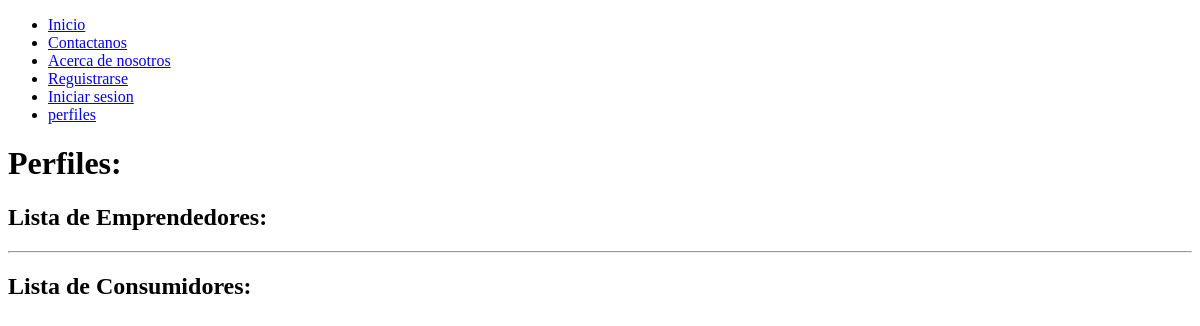
The page /perfil/ on the database as committed earlier.
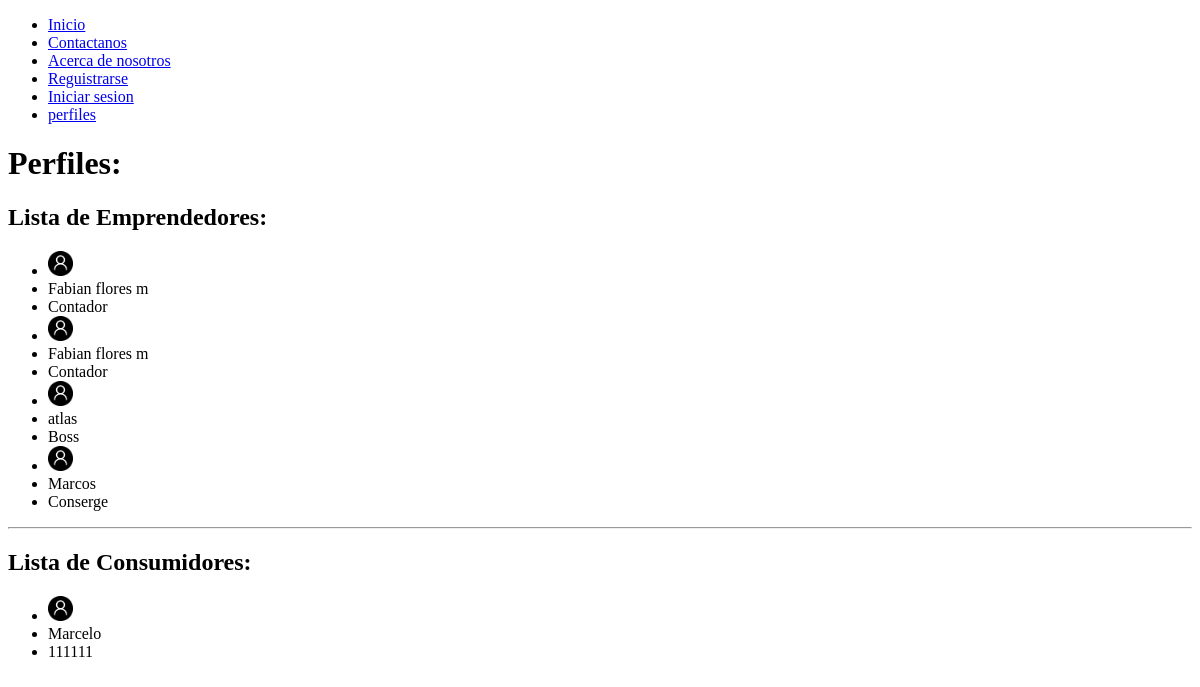
The same page on the database as committed later.
### app_main/models.py (models this page shows, shortened)
class Emprendedor(models.Model):
    nombre_completo = models.CharField(help_text="Introduce tu nombre completo",max_length=200)
    nit = models.IntegerField()
    correo = models.EmailField()
    numero_telefono: models.CharField(max_length=20)
    numero_cuenta_bancaria: models.IntegerField()
    banco = models.CharField(max_length=20)
    img_perfil = models.ImageField(default="default.png")
    direccion = models.CharField(max_length=100)
    rubro = models.CharField(max_length=100)
    descripcion = models.TextField(blank=True)
    password1 = models.CharField(max_length=10)
    password2 = models.CharField(max_length=10)

class Consumidor(models.Model):
    nombre_completo = models.CharField(help_text="Introduce tu nombre completo",max_length=200)
    nit = models.IntegerField()
    correo = models.EmailField()
    numero_telefono: models.CharField(max_length=20)
    banco = models.CharField(max_length=20)
    numero_cuenta_bancaria: models.IntegerField()
    img_perfil = models.ImageField(default="default.png")

### app_main/views.py (the view)
# urls.py: path('perfil/', views.perfil, name='perfil'),
def perfil(request):
    listaEmp = Emprendedor.objects.all()
    listaCons = Consumidor.objects.all()
    context = {'listaEmp': listaEmp,
               'listaCons': listaCons,}
    return render(request, 'perfil.html', context)

### app_main/templates/perfil.html
{% extends 'base.html' %}
{% block content %}
<h1>Perfiles:</h1>
<h2>Lista de Emprendedores:</h2>
<ul>
    {% for Emp in listaEmp %}
    <li>
        <img src="{{ Emp.img_perfil.url }}">
    </li>
    <li>
        {{ Emp.nombre_completo }}
    </li>
    <li>
        {{ Emp.rubro }}
    </li>
    {% endfor %}
</ul>
<hr>
<h2>Lista de Consumidores:</h2>
<ul>
    {% for Cons in listaCons %}
    <li>
        <img src="{{ Cons.img_perfil.url }}">
    </li>
    <li>
        {{ Cons.nombre_completo }}
    </li>
    <li>
        {{ Cons.nit }}
    </li>
    {% endfor %}
</ul>
{% endblock %}

### app_main/templates/base.html (shortened to what this page needs)
<!DOCTYPE html>
{% load static %}
<html lang="en">
<head>
    <link rel="stylesheet" type="text/css" href="{% static 'style.css' %}">
</head>
<body>
    <nav>
        <ul>
            <li>
                <a href="{% url 'home' %}">Inicio</a>
            </li>
            <li>
                <a href="{% url 'contactanos' %}">Contactanos</a>
            </li>
            <li>
                <a href="{% url 'acerca_nosotros' %}">Acerca de nosotros</a>
            </li>
            <li>
                <a href="{% url 'pagina_registro' %}">Reguistrarse</a>
            </li>
            <li>
                <a href="{% url 'iniciar_sesion' %}">Iniciar sesion</a>
            </li>
            <li>
                <a href="{% url 'perfil' %}">perfiles</a>
            </li>
        </ul>
    </nav>
    {% block content %}
    {% endblock %}
</body>
</html>

### app_main/static/style.css (style rules this page uses)
img { background-size: contain; width: 25px; height: 25px; }

Rows that differ between the two databases and show on the page:
added Emprendedor: img_perfil (placeholder picture), nombre_completo "Fabian flores m", rubro "Contador"
added Emprendedor: img_perfil (placeholder picture), nombre_completo "Fabian flores m", rubro "Contador"
added Emprendedor: img_perfil (placeholder picture), nombre_completo "atlas", rubro "Boss"
added Emprendedor: img_perfil (placeholder picture), nombre_completo "Marcos", rubro "Conserge"
added Consumidor: img_perfil (placeholder picture), nombre_completo "Marcelo", nit "111111"
